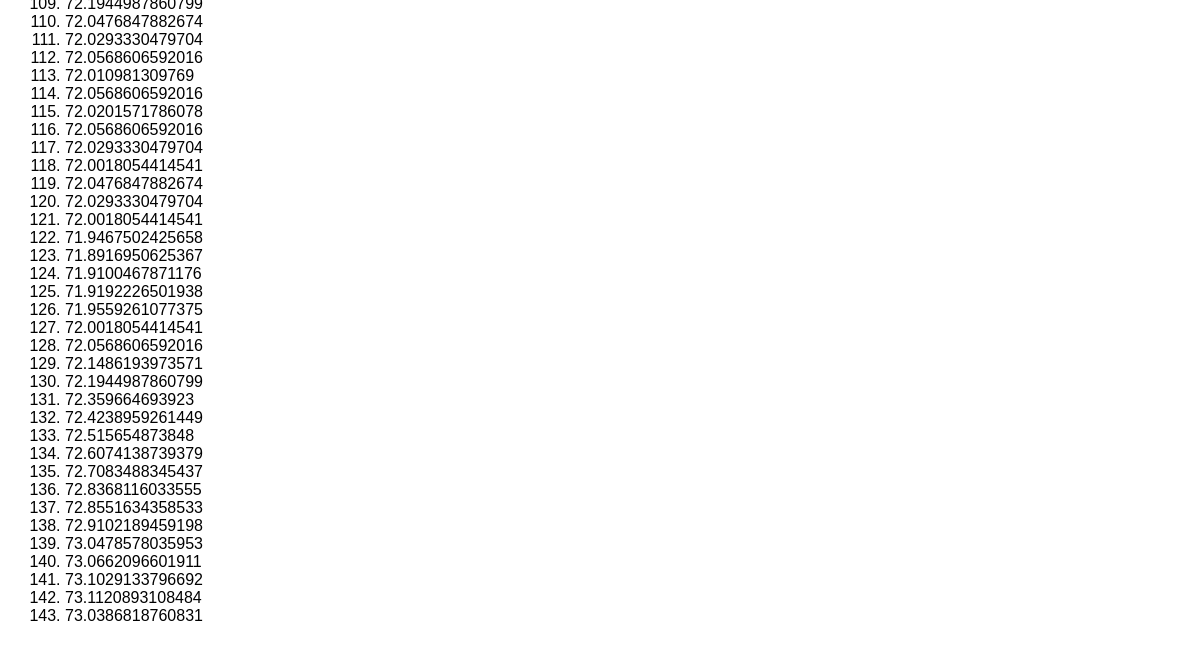
The app's page /test_db (lower part), older data.
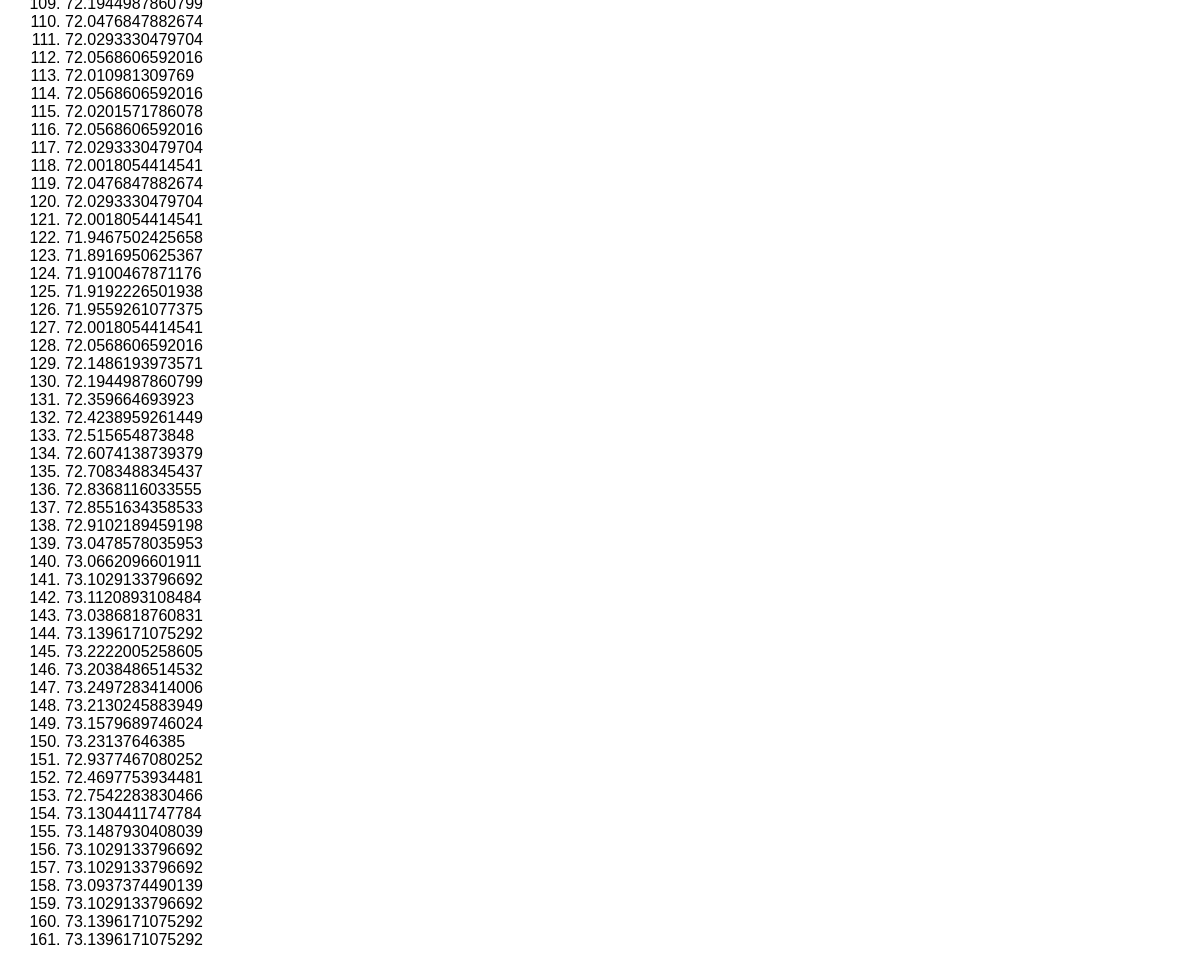
The same page, newer data.
### app.py (models this page shows)
class Reading(db.Model):
    __tablename__ = "sensor_readings"
    id = db.Column(db.Integer, primary_key=True)
    ctemp = db.Column(db.Float, unique=False, nullable=False)
    ftemp = db.Column(db.Float, unique=False, nullable=False)
    pressure = db.Column(db.Float, unique=False, nullable=False)
    humidity = db.Column(db.Float, unique=False, nullable=False)
    created_date = db.Column(db.String(80), unique=True, nullable=False)

### app.py (the view)
@app.route('/test_db')
def testdb():
    try:
        readings = db.session.query(Reading).limit(288).all()
        return render_template('test_db.html', readings=readings)
    except Exception as e:
        error_text = "<p>The error:<br>" + str(e) + "</p>"
        hed = '<h1>Something broke</h1>'
        return hed + error_text

### templates/test_db.html (shortened to what this page needs)
<html>
<head>
<link rel="stylesheet" href="{{ url_for('static', filename='css/styles.css') }}" type="text/css" charset="utf-8" />
<body>
<ol>
  {% for reading in readings %}
  <li> {{reading.ftemp}} </li>
  {% endfor %}
</ol>
</body>
</html>

### static/css/styles.css (style rules this page uses)
body { margin: 25; font-family: trebuchet ms, helvetica, sans-serif; }

Row changes from the older to the newer data that the page shows:
added Reading: ftemp "73.1396171075292"
added Reading: ftemp "73.2222005258605"
added Reading: ftemp "73.2038486514532"
added Reading: ftemp "73.2497283414006"
added Reading: ftemp "73.2130245883949"
added Reading: ftemp "73.1579689746024"
added Reading: ftemp "73.23137646385"
added Reading: ftemp "72.9377467080252"
added Reading: ftemp "72.4697753934481"
added Reading: ftemp "72.7542283830466"
added Reading: ftemp "73.1304411747784"
added Reading: ftemp "73.1487930408039"
added Reading: ftemp "73.1029133796692"
added Reading: ftemp "73.1029133796692"
added Reading: ftemp "73.0937374490139"
added Reading: ftemp "73.1029133796692"
added Reading: ftemp "73.1396171075292"
added Reading: ftemp "73.1396171075292"
